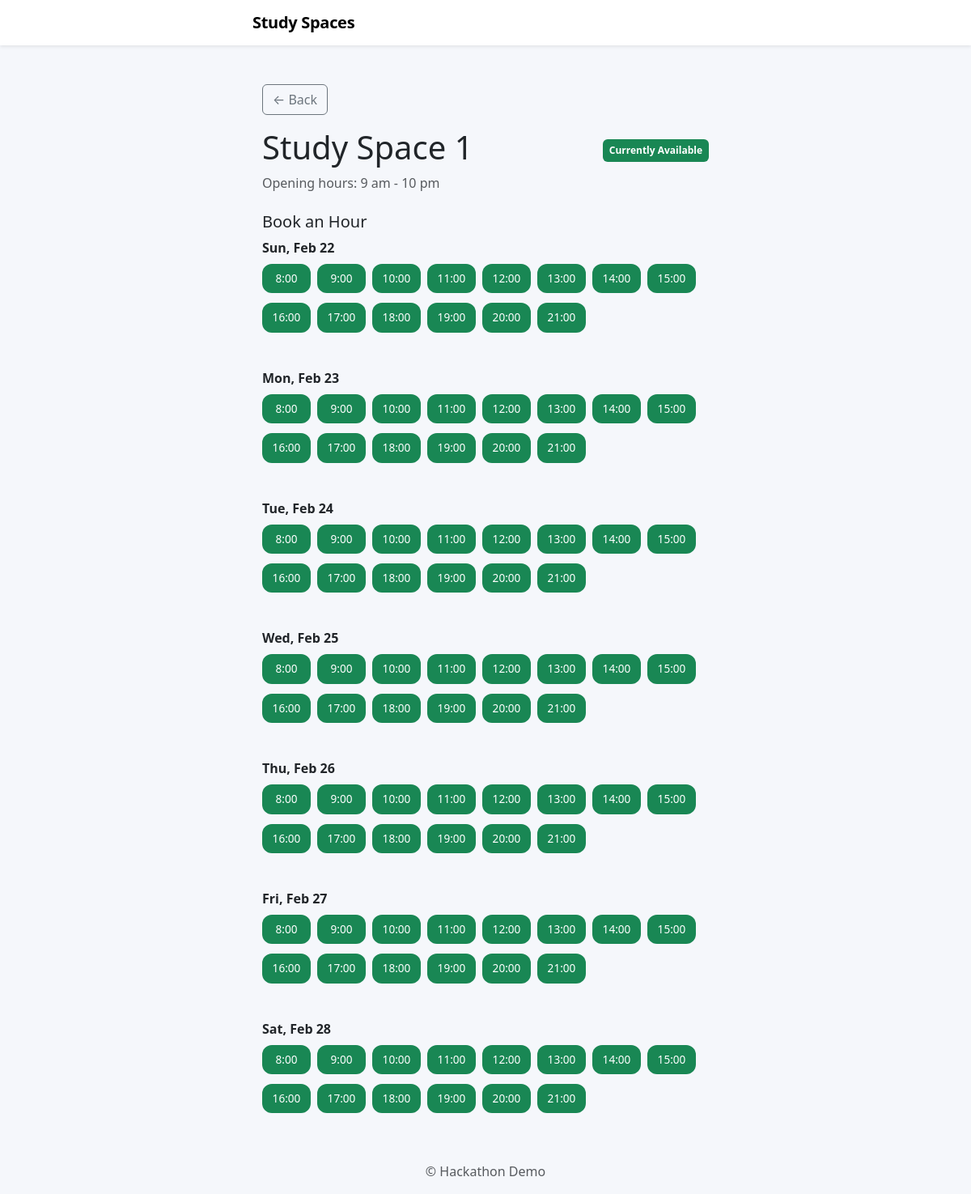
The page /space/1/ on the database as committed earlier.
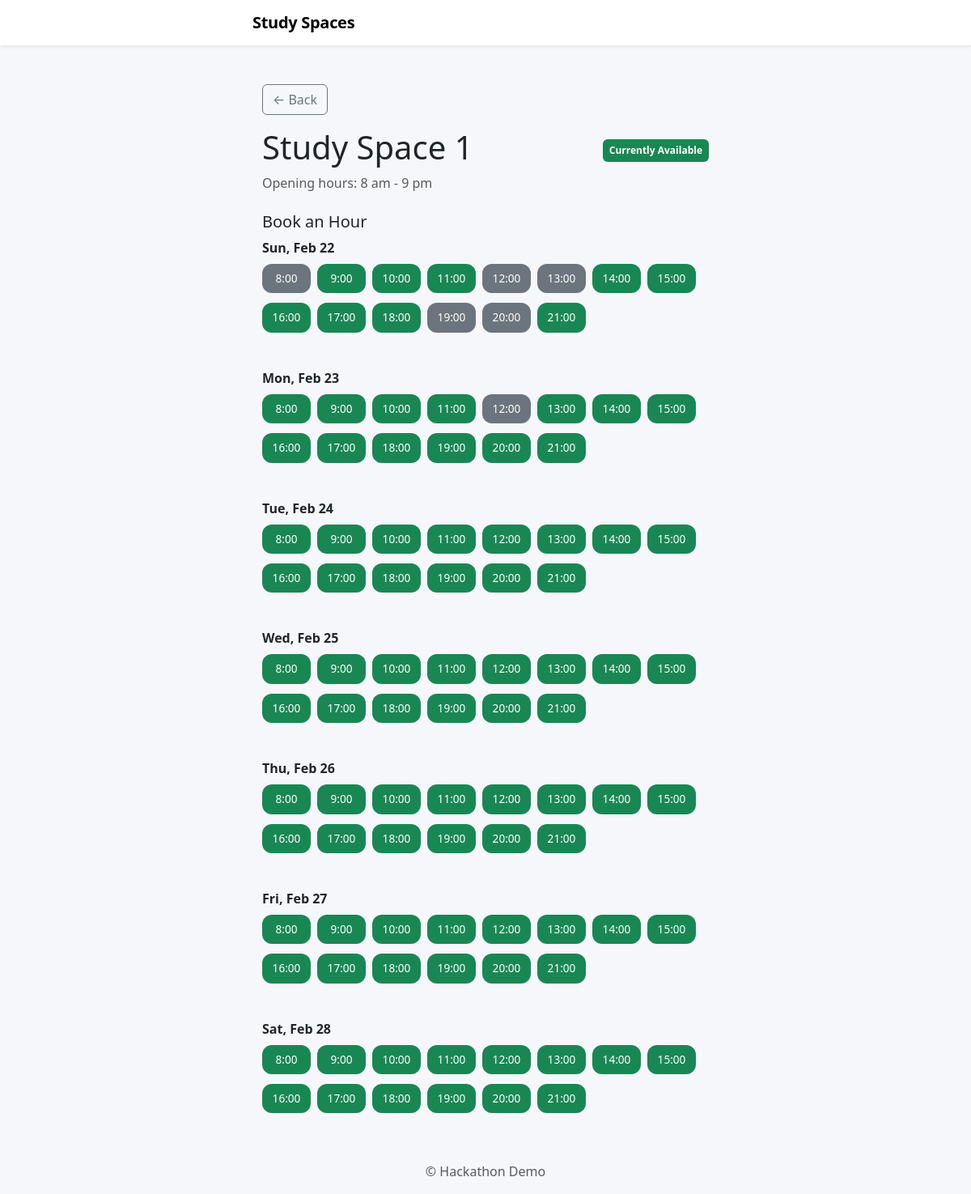
The same page on the database as committed later.
### hack/models.py (models this page shows, shortened)
class StudySpace(models.Model):
    name = models.CharField(max_length=100)
    opening_hours = models.CharField(max_length=100)
    occupied = models.BooleanField(default=False)  # PIR motion
    last_motion_at = models.DateTimeField(null=True, blank=True)
    def release_if_inactive(self):
        now = timezone.now()
        if self.occupied and self.last_motion_at:
            if now - self.last_motion_at > timedelta(minutes=10):
                self.occupied = False
                self.save()

### hack/views.py (the view)
# urls.py: path('space/<int:space_id>/', views.space_detail, name='space_detail'),
def space_detail(request, space_id):
    space = get_object_or_404(StudySpace, id=space_id)
    space.release_if_inactive()
    now = timezone.localtime(timezone.now())  # offset-aware current time
    days = []
    for day_offset in range(7):
        day_date = now.date() + timedelta(days=day_offset)
        day_start_naive = datetime.combine(day_date, time(hour=0, minute=0))
        day_start = timezone.make_aware(day_start_naive, timezone.get_current_timezone())
        day_end = day_start + timedelta(days=1)
        bookings = Booking.objects.filter(
            space=space,
            active=True,
            start_time__gte=day_start,
            start_time__lt=day_end
        )
        booked_hours = set(b.start_time.hour for b in bookings)
        hours = list(range(8, 22))
        days.append({
            "date": day_date,
            "hours": hours,
            "booked_hours": booked_hours,
        })
    context = {
        "space": space,
        "days": days,
    }
    return render(request, "hack/space_detail.html", context)

### hack/templates/hack/space_detail.html (shortened to what this page needs)
{% extends "hack/base.html" %}
{% block content %}
<div class="container mt-4">
    <a href="{% url 'home' %}" class="btn btn-outline-secondary mb-3">
        ← Back
    </a>
    <div class="d-flex align-items-center justify-content-between mb-0">
        <h1 class="mb-2">{{ space.name }}</h1>
        <span class="badge
            {% if space.occupied %}bg-danger{% else %}bg-success{% endif %}
            p-2">
            {% if space.occupied %}Currently Occupied{% else %}Currently Available{% endif %}
        </span>
    </div>
    <p class="text-muted mb-4">Opening hours: {{ space.opening_hours }}</p>
    <h5>Book an Hour</h5>
    <div class="d-flex flex-column gap-4">
        {% for day in days %}
        <div class="day-section">
            <p class="fw-semibold mb-2">{{ day.date|date:"D, M j" }}</p>
            <div class="d-flex flex-wrap gap-2">
                {% for hour in day.hours %}
                    {% if hour in day.booked_hours %}
                        <div class="hour-slot bg-secondary text-white text-center mb-1" style="width:60px; border-radius:12px; cursor: not-allowed;">
                            {{ hour }}:00
                        </div>
                    {% else %}
                        <a href="{% url 'book_space' space.id %}?start={{ day.date|date:'Y-m-d' }}T{{ hour|stringformat:'02d' }}:00"
                           class="hour-slot bg-success text-white text-center mb-1"
                           style="width:60px; border-radius:12px;">
                           {{ hour }}:00
                        </a>
                    {% endif %}
                {% endfor %}
            </div>
        </div>
        {% endfor %}
    </div>
</div>
{% endblock %}

Rows that differ between the two databases and show on the page:
changed StudySpace "Study Space 1": opening_hours "9 am - 10 pm" → "8 am - 9 pm"
Other text that changed with them:
list line gone: "8 :00 12 :00 13 :00 19 :00 20 :00"
new list line: "8 :00 12 :00 13 :00 19 :00 20 :00"
list line gone: "12 :00"
new list line: "12 :00"
